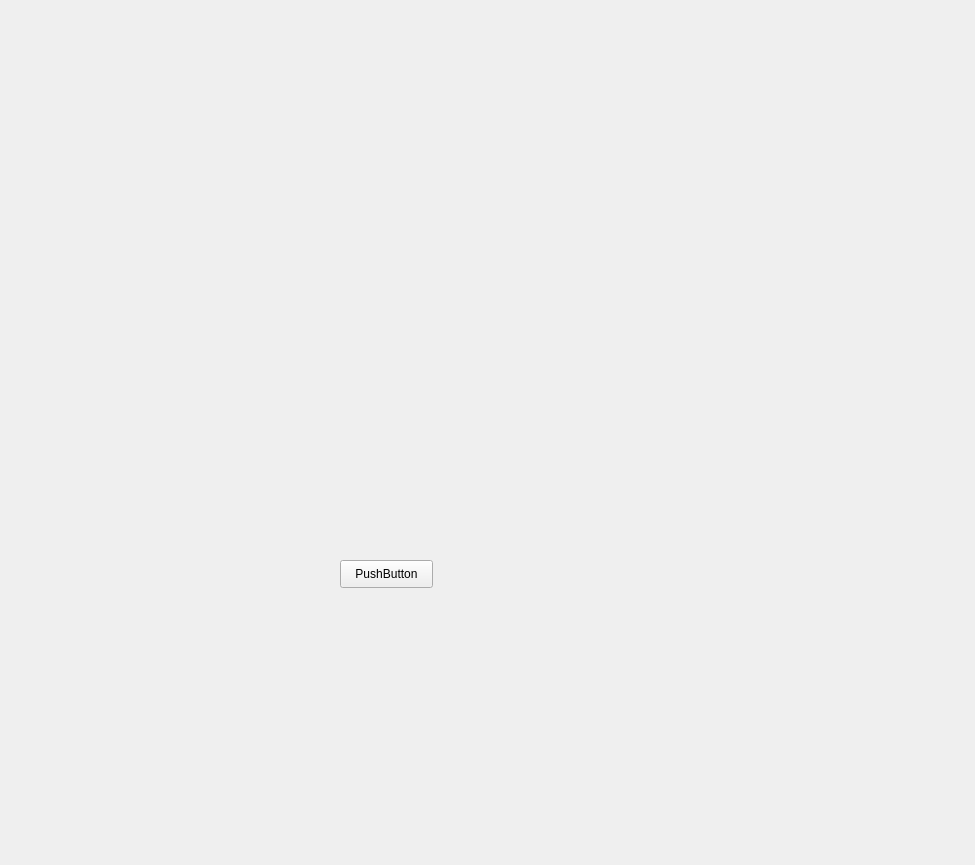
<?xml version="1.0" encoding="UTF-8"?>
<ui version="4.0">
 <class>MapWidget</class>
 <widget class="QWidget" name="MapWidget">
  <property name="geometry">
   <rect>
    <x>0</x>
    <y>0</y>
    <width>975</width>
    <height>865</height>
   </rect>
  </property>
  <property name="windowTitle">
   <string>Form</string>
  </property>
  <property name="styleSheet">
   <string notr="true">#MapWidget {
	border-image:url(E:/Programming/Data Structure/Project4/sysumap/Project4/map.jpg)
}

#MapWidget *{
	border-image: url()
}</string>
  </property>
  <widget class="QPushButton" name="pushButton">
   <property name="geometry">
    <rect>
     <x>340</x>
     <y>560</y>
     <width>93</width>
     <height>28</height>
    </rect>
   </property>
   <property name="text">
    <string>PushButton</string>
   </property>
  </widget>
 </widget>
 <resources/>
 <connections/>
</ui>
